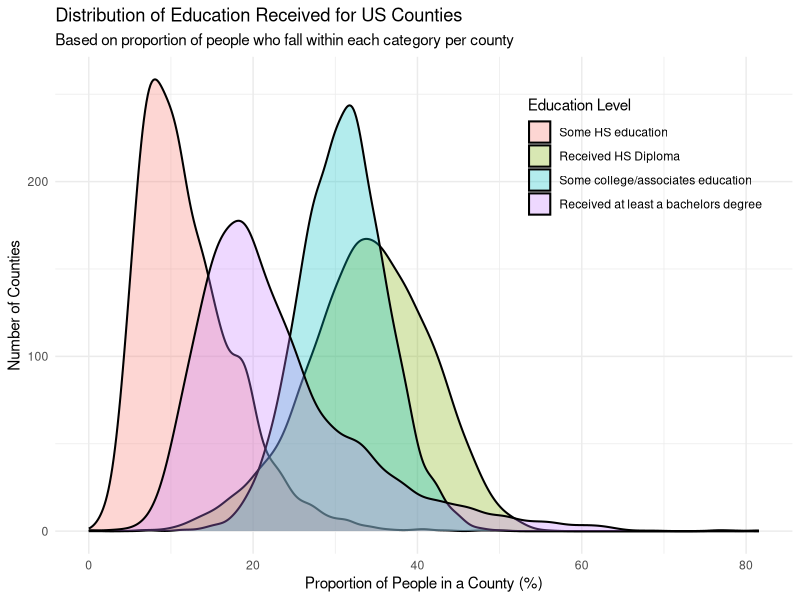
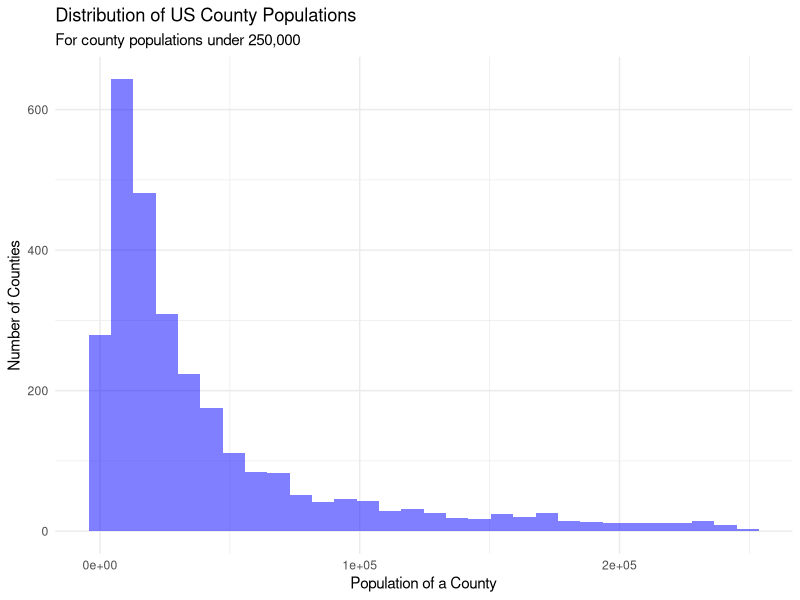
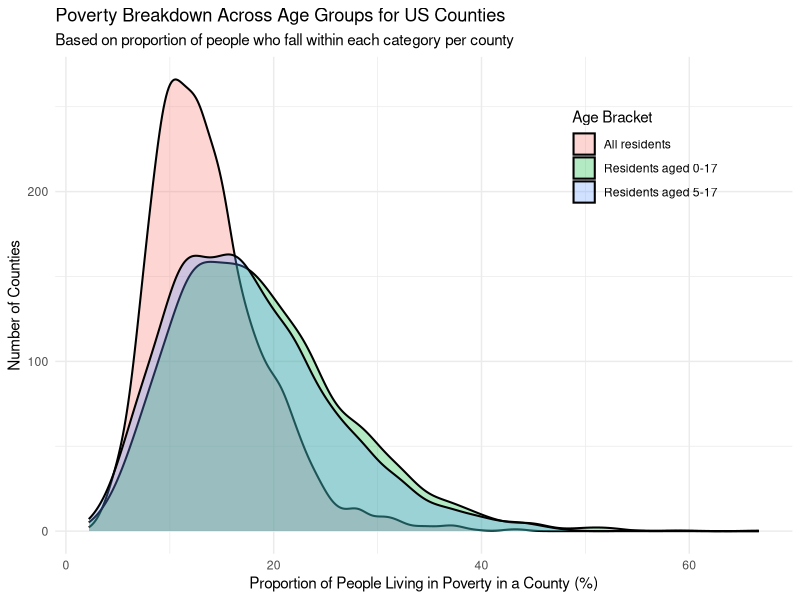

Reproduce these figures in R, in order.
## ---- chunk 1
#| label: setup
#| warning: false
#| message: false

library(tidyverse)
library(readxl)
library(here)

knitr::opts_chunk$set(echo = TRUE, warning=FALSE, message=FALSE)
## ---- chunk 2
# Pull in data
edu <- read_excel(here("posts", "_data", "Linus_US_Education.xlsx"), skip=3) %>%
  select(matches("21|FIPS")) %>%
  rename(FIPS=1, no_HS=2, HS_only=3, some_college=4, bach_plus=5, perc_no_HS=6, perc_HS_only=7, perc_some_college=8, perc_bach_plus=9) %>%
  filter(FIPS < 72000)

# View structure of dataset
glimpse(edu)

# Quick graph to show proportions
edu %>% 
  select(matches("FIPS|perc")) %>%
  filter(!str_detect(FIPS, "0{3}$")) %>%  # Remove states
  pivot_longer(cols=contains("perc"), names_to="perc_type", values_to="percent") %>%
  mutate(perc_type = factor(perc_type, levels=c("perc_no_HS", "perc_HS_only", "perc_some_college", "perc_bach_plus"))) %>%
  ggplot(aes(percent, fill=perc_type)) +
  geom_density(aes(y=..count..), size=0.7, alpha=0.3) +
  theme_minimal() +
  theme(legend.position=c(0.8, 0.8)) +
  labs(title="Distribution of Education Received for US Counties", 
       subtitle="Based on proportion of people who fall within each category per county",
       x="Proportion of People in a County (%)",
       y="Number of Counties", fill="Education Level") +
  scale_fill_discrete(labels=c("Some HS education", "Received HS Diploma", "Some college/associates education", "Received at least a bachelors degree"))

# Made tidy
edu_totals <- edu %>%
  select(c("FIPS", contains("perc"))) %>%
  pivot_longer(cols=contains("perc"),
               names_to="edu_level",
               values_to="edu_perc") %>%
  mutate(edu_level=str_remove(edu_level, "perc_"))
edu_percs <- edu %>%
  select(c("FIPS", !contains("perc"))) %>%
  pivot_longer(cols=no_HS:bach_plus, 
               names_to="edu_level",
               values_to="edu_total") 
edu_tidy = edu_percs %>% inner_join(edu_totals,
                          by=c("FIPS", "edu_level")) %>%
  mutate(edu_level=factor(edu_level, levels=c("no_HS", "HS_only", "some_college", "bach_plus")))

# View tidy data
head(edu_tidy)


# Keep env clean
rm(edu_percs)
rm(edu_totals)
## ---- chunk 3
pop <- read_excel(here("posts", "_data", "Linus_US_PopulationEstimates.xlsx"), skip=4) %>%
  select(matches("FIPS|2020")) %>%
  rename(FIPS=1, pop_2020=2) %>%
  filter(FIPS < 72000)

# View data
glimpse(pop)
summary(pop$pop_2020)

# Missing data
pop %>% summarise(across(everything(), ~sum(is.na(.))))
pop %>% filter(is.na(pop_2020))

# Graph data
pop %>%
  filter(!str_detect(FIPS, "0{3}$") & pop_2020 < 250000) %>%
ggplot(aes(pop_2020)) +
  geom_histogram(fill="blue", alpha=0.5) +
  theme_minimal() +
  labs(title="Distribution of US County Populations",
       x="Population of a County",
       y="Number of Counties",
       subtitle="For county populations under 250,000")


## ---- chunk 4
pov <- read_excel(here("posts", "_data", "Linus_US_PovertyEstimates.xlsx"), sheet="Poverty Data 2020", skip=4) %>%
  select(c(matches("FIPS|POV|MED"), "Stabr", "Area_name")) %>%
  rename(FIPS=1, pov_all=2, perc_pov_all=3, pov_0_17=4, perc_pov_0_17=5, pov_5_17=6, perc_pov_5_17=7, med_inc=8, pov_0_4=9, perc_pov_0_4=10, state_acr=11, area_name=12) %>%
  filter(FIPS < 72000)

# Create another column with all people living in poverty that's 18+
pov <- pov %>%
  mutate(pov_18_plus=pov_all - pov_0_17)

# View data
glimpse(pov)
pov %>% summarise(across(everything(), ~sum(is.na(.))))

# Graph data
pov %>% 
  select(matches("FIPS|perc")) %>%
  filter(!str_detect(FIPS, "0{3}$")) %>%  # Remove states
  pivot_longer(cols=contains("perc"), names_to="perc_type", values_to="percent") %>%
  mutate(perc_type = factor(perc_type, levels=c("perc_pov_all", "perc_pov_0_17", "perc_pov_5_17", "perc_pov_0_4"))) %>%
  ggplot(aes(percent, fill=perc_type)) +
  geom_density(aes(y=..count..), size=0.7, alpha=0.3) +
  theme_minimal() +
  theme(legend.position=c(0.8, 0.8)) +
  labs(title="Poverty Breakdown Across Age Groups for US Counties", 
       subtitle="Based on proportion of people who fall within each category per county",
       x="Proportion of People Living in Poverty in a County (%)",
       y="Number of Counties", fill="Age Bracket") +
  scale_fill_discrete(labels=c("All residents", "Residents aged 0-17", "Residents aged 5-17", "Residents aged 0-4"))

# Tidy data
pov_percs <- pov %>%
  select(!contains("perc")) %>%
  pivot_longer(cols=pov_all:pov_0_4,
               names_to="age_group",
               values_to="pov_total")
pov_totals <- pov %>%
  select(c("FIPS", contains("perc"))) %>%
  pivot_longer(cols=perc_pov_all:perc_pov_0_4,
               names_to="age_group",
               values_to="pov_perc") %>%
  mutate(age_group=str_remove(age_group, "perc_"))
pov_tidy <- pov_percs %>% inner_join(pov_totals, by=c("FIPS", "age_group")) %>%
  mutate(age_group=factor(age_group, levels=c("pov_all", "pov_0_17", "pov_5_17", "pov_0_4", "med_")))

# Clean env
rm(pov_percs)
rm(pov_totals)
